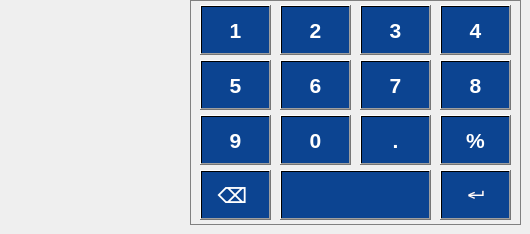
    <widget class="QWidget" name="page">
     <widget class="QFrame" name="frame_2">
      <property name="geometry">
       <rect>
        <x>190</x>
        <y>0</y>
        <width>331</width>
        <height>225</height>
       </rect>
      </property>
      <property name="styleSheet">
       <string notr="true">QFrame
{
border:1px solid gray;
}
</string>
      </property>
      <property name="frameShape">
       <enum>QFrame::StyledPanel</enum>
      </property>
      <property name="frameShadow">
       <enum>QFrame::Raised</enum>
      </property>
      <widget class="QPushButton" name="pushButton_127">
       <property name="geometry">
        <rect>
         <x>90</x>
         <y>115</y>
         <width>71</width>
         <height>50</height>
        </rect>
       </property>
       <property name="font">
        <font>
         <family>Liberation Sans</family>
         <pointsize>16</pointsize>
         <weight>75</weight>
         <bold>true</bold>
        </font>
       </property>
       <property name="styleSheet">
        <string notr="true">QPushButton
{
background: qlineargradient(x1:0, y1:0, x2:1, y2:0, stop: 0 rgb(12, 68, 145), stop: 0.5 rgb(12, 68, 145),  stop:1 rgb(12, 68, 145));
 color: white;}

QPushButton:pressed {
   background: qlineargradient(x1:0, y1:0, x2:1, y2:0, stop: 0 rgb(12, 68, 145), stop: 0.5 rgb(12, 68, 145),  stop:1 rgb(12, 68, 145));
 color: white;
margin-top: 2px;
margin-bottom: -4px;
}

QPushButton::hover{
background-color: qlineargradient(spread:pad, x1:0, y1:0.0913636, x2:0.944, y2:0.392, stop:0.0969388 rgba(22, 123, 200, 255), stop:1 rgba(20, 113, 180, 255));
}</string>
       </property>
       <property name="text">
        <string>0</string>
       </property>
      </widget>
      <widget class="QPushButton" name="pushButton_119">
       <property name="geometry">
        <rect>
         <x>250</x>
         <y>5</y>
         <width>71</width>
         <height>50</height>
        </rect>
       </property>
       <property name="font">
        <font>
         <family>Liberation Sans</family>
         <pointsize>16</pointsize>
         <weight>75</weight>
         <bold>true</bold>
        </font>
       </property>
       <property name="styleSheet">
        <string notr="true">QPushButton
{
background: qlineargradient(x1:0, y1:0, x2:1, y2:0, stop: 0 rgb(12, 68, 145), stop: 0.5 rgb(12, 68, 145),  stop:1 rgb(12, 68, 145));
 color: white;}

QPushButton:pressed {
   background: qlineargradient(x1:0, y1:0, x2:1, y2:0, stop: 0 rgb(12, 68, 145), stop: 0.5 rgb(12, 68, 145),  stop:1 rgb(12, 68, 145));
 color: white;
margin-top: 2px;
margin-bottom: -4px;
}

QPushButton::hover{
background-color: qlineargradient(spread:pad, x1:0, y1:0.0913636, x2:0.944, y2:0.392, stop:0.0969388 rgba(22, 123, 200, 255), stop:1 rgba(20, 113, 180, 255));
}</string>
       </property>
       <property name="text">
        <string>4</string>
       </property>
      </widget>
      <widget class="QPushButton" name="pushButton_126">
       <property name="geometry">
        <rect>
         <x>170</x>
         <y>60</y>
         <width>71</width>
         <height>50</height>
        </rect>
       </property>
       <property name="font">
        <font>
         <family>Liberation Sans</family>
         <pointsize>16</pointsize>
         <weight>75</weight>
         <bold>true</bold>
        </font>
       </property>
       <property name="styleSheet">
        <string notr="true">QPushButton
{
background: qlineargradient(x1:0, y1:0, x2:1, y2:0, stop: 0 rgb(12, 68, 145), stop: 0.5 rgb(12, 68, 145),  stop:1 rgb(12, 68, 145));
 color: white;}

QPushButton:pressed {
   background: qlineargradient(x1:0, y1:0, x2:1, y2:0, stop: 0 rgb(12, 68, 145), stop: 0.5 rgb(12, 68, 145),  stop:1 rgb(12, 68, 145));
 color: white;
margin-top: 2px;
margin-bottom: -4px;
}

QPushButton::hover{
background-color: qlineargradient(spread:pad, x1:0, y1:0.0913636, x2:0.944, y2:0.392, stop:0.0969388 rgba(22, 123, 200, 255), stop:1 rgba(20, 113, 180, 255));
}</string>
       </property>
       <property name="text">
        <string>7</string>
       </property>
      </widget>
      <widget class="QPushButton" name="pushButton_128">
       <property name="geometry">
        <rect>
         <x>250</x>
         <y>170</y>
         <width>71</width>
         <height>50</height>
        </rect>
       </property>
       <property name="font">
        <font>
         <family>Liberation Sans</family>
         <pointsize>16</pointsize>
         <weight>75</weight>
         <bold>true</bold>
        </font>
       </property>
       <property name="styleSheet">
        <string notr="true">QPushButton
{
background: qlineargradient(x1:0, y1:0, x2:1, y2:0, stop: 0 rgb(12, 68, 145), stop: 0.5 rgb(12, 68, 145),  stop:1 rgb(12, 68, 145));
 color: white;}

QPushButton:pressed {
   background: qlineargradient(x1:0, y1:0, x2:1, y2:0, stop: 0 rgb(12, 68, 145), stop: 0.5 rgb(12, 68, 145),  stop:1 rgb(12, 68, 145));
 color: white;
margin-top: 2px;
margin-bottom: -4px;
}

QPushButton::hover{
background-color: qlineargradient(spread:pad, x1:0, y1:0.0913636, x2:0.944, y2:0.392, stop:0.0969388 rgba(22, 123, 200, 255), stop:1 rgba(20, 113, 180, 255));
}</string>
       </property>
       <property name="text">
        <string>↵</string>
       </property>
      </widget>
      <widget class="QPushButton" name="pushButton_118">
       <property name="geometry">
        <rect>
         <x>250</x>
         <y>60</y>
         <width>71</width>
         <height>50</height>
        </rect>
       </property>
       <property name="font">
        <font>
         <family>Liberation Sans</family>
         <pointsize>16</pointsize>
         <weight>75</weight>
         <bold>true</bold>
        </font>
       </property>
       <property name="styleSheet">
        <string notr="true">QPushButton
{
background: qlineargradient(x1:0, y1:0, x2:1, y2:0, stop: 0 rgb(12, 68, 145), stop: 0.5 rgb(12, 68, 145),  stop:1 rgb(12, 68, 145));
 color: white;}

QPushButton:pressed {
   background: qlineargradient(x1:0, y1:0, x2:1, y2:0, stop: 0 rgb(12, 68, 145), stop: 0.5 rgb(12, 68, 145),  stop:1 rgb(12, 68, 145));
 color: white;
margin-top: 2px;
margin-bottom: -4px;
}

QPushButton::hover{
background-color: qlineargradient(spread:pad, x1:0, y1:0.0913636, x2:0.944, y2:0.392, stop:0.0969388 rgba(22, 123, 200, 255), stop:1 rgba(20, 113, 180, 255));
}</string>
       </property>
       <property name="text">
        <string>8</string>
       </property>
      </widget>
      <widget class="QPushButton" name="pushButton_124">
       <property name="geometry">
        <rect>
         <x>10</x>
         <y>115</y>
         <width>71</width>
         <height>50</height>
        </rect>
       </property>
       <property name="font">
        <font>
         <family>Liberation Sans</family>
         <pointsize>16</pointsize>
         <weight>75</weight>
         <bold>true</bold>
        </font>
       </property>
       <property name="styleSheet">
        <string notr="true">QPushButton
{
background: qlineargradient(x1:0, y1:0, x2:1, y2:0, stop: 0 rgb(12, 68, 145), stop: 0.5 rgb(12, 68, 145),  stop:1 rgb(12, 68, 145));
 color: white;}

QPushButton:pressed {
   background: qlineargradient(x1:0, y1:0, x2:1, y2:0, stop: 0 rgb(12, 68, 145), stop: 0.5 rgb(12, 68, 145),  stop:1 rgb(12, 68, 145));
 color: white;
margin-top: 2px;
margin-bottom: -4px;
}

QPushButton::hover{
background-color: qlineargradient(spread:pad, x1:0, y1:0.0913636, x2:0.944, y2:0.392, stop:0.0969388 rgba(22, 123, 200, 255), stop:1 rgba(20, 113, 180, 255));
}</string>
       </property>
       <property name="text">
        <string>9</string>
       </property>
      </widget>
      <widget class="QPushButton" name="pushButton_125">
       <property name="geometry">
        <rect>
         <x>10</x>
         <y>170</y>
         <width>71</width>
         <height>50</height>
        </rect>
       </property>
       <property name="font">
        <font>
         <family>Liberation Sans</family>
         <pointsize>16</pointsize>
         <weight>75</weight>
         <bold>true</bold>
        </font>
       </property>
       <property name="styleSheet">
        <string notr="true">QPushButton
{
background: qlineargradient(x1:0, y1:0, x2:1, y2:0, stop: 0 rgb(12, 68, 145), stop: 0.5 rgb(12, 68, 145),  stop:1 rgb(12, 68, 145));
 color: white;}

QPushButton:pressed {
   background: qlineargradient(x1:0, y1:0, x2:1, y2:0, stop: 0 rgb(12, 68, 145), stop: 0.5 rgb(12, 68, 145),  stop:1 rgb(12, 68, 145));
 color: white;
margin-top: 2px;
margin-bottom: -4px;
}

QPushButton::hover{
background-color: qlineargradient(spread:pad, x1:0, y1:0.0913636, x2:0.944, y2:0.392, stop:0.0969388 rgba(22, 123, 200, 255), stop:1 rgba(20, 113, 180, 255));
}</string>
       </property>
       <property name="text">
        <string>⌫ </string>
       </property>
      </widget>
      <widget class="QPushButton" name="pushButton_129">
       <property name="geometry">
        <rect>
         <x>170</x>
         <y>115</y>
         <width>71</width>
         <height>50</height>
        </rect>
       </property>
       <property name="font">
        <font>
         <family>Liberation Sans</family>
         <pointsize>16</pointsize>
         <weight>75</weight>
         <bold>true</bold>
        </font>
       </property>
       <property name="styleSheet">
        <string notr="true">QPushButton
{
background: qlineargradient(x1:0, y1:0, x2:1, y2:0, stop: 0 rgb(12, 68, 145), stop: 0.5 rgb(12, 68, 145),  stop:1 rgb(12, 68, 145));
 color: white;}

QPushButton:pressed {
   background: qlineargradient(x1:0, y1:0, x2:1, y2:0, stop: 0 rgb(12, 68, 145), stop: 0.5 rgb(12, 68, 145),  stop:1 rgb(12, 68, 145));
margin-top: 2px;
margin-bottom: -4px;
 color: white;
}

QPushButton::hover{
background-color: qlineargradient(spread:pad, x1:0, y1:0.0913636, x2:0.944, y2:0.392, stop:0.0969388 rgba(22, 123, 200, 255), stop:1 rgba(20, 113, 180, 255));
}</string>
       </property>
       <property name="text">
        <string>.</string>
       </property>
      </widget>
      <widget class="QPushButton" name="pushButton_131">
       <property name="geometry">
        <rect>
         <x>90</x>
         <y>170</y>
         <width>151</width>
         <height>50</height>
        </rect>
       </property>
       <property name="font">
        <font>
         <family>Liberation Sans</family>
         <pointsize>16</pointsize>
         <weight>75</weight>
         <bold>true</bold>
        </font>
       </property>
       <property name="styleSheet">
        <string notr="true">QPushButton
{
background: qlineargradient(x1:0, y1:0, x2:1, y2:0, stop: 0 rgb(12, 68, 145), stop: 0.5 rgb(12, 68, 145),  stop:1 rgb(12, 68, 145));
 color: white;}

QPushButton:pressed {
   background: qlineargradient(x1:0, y1:0, x2:1, y2:0, stop: 0 rgb(12, 68, 145), stop: 0.5 rgb(12, 68, 145),  stop:1 rgb(12, 68, 145));
 color: white;
margin-top: 2px;
margin-bottom: -4px;
}

QPushButton::hover{
background-color: qlineargradient(spread:pad, x1:0, y1:0.0913636, x2:0.944, y2:0.392, stop:0.0969388 rgba(22, 123, 200, 255), stop:1 rgba(20, 113, 180, 255));
}</string>
       </property>
       <property name="text">
        <string/>
       </property>
      </widget>
      <widget class="QPushButton" name="pushButton_130">
       <property name="geometry">
        <rect>
         <x>250</x>
         <y>115</y>
         <width>71</width>
         <height>50</height>
        </rect>
       </property>
       <property name="font">
        <font>
         <family>Liberation Sans</family>
         <pointsize>16</pointsize>
         <weight>75</weight>
         <bold>true</bold>
        </font>
       </property>
       <property name="styleSheet">
        <string notr="true">QPushButton
{
background: qlineargradient(x1:0, y1:0, x2:1, y2:0, stop: 0 rgb(12, 68, 145), stop: 0.5 rgb(12, 68, 145),  stop:1 rgb(12, 68, 145));
 color: white;}

QPushButton:pressed {
   background: qlineargradient(x1:0, y1:0, x2:1, y2:0, stop: 0 rgb(12, 68, 145), stop: 0.5 rgb(12, 68, 145),  stop:1 rgb(12, 68, 145));
 color: white;
margin-top: 2px;
margin-bottom: -4px;
}

QPushButton::hover{
background-color: qlineargradient(spread:pad, x1:0, y1:0.0913636, x2:0.944, y2:0.392, stop:0.0969388 rgba(22, 123, 200, 255), stop:1 rgba(20, 113, 180, 255));
}</string>
       </property>
       <property name="text">
        <string>%</string>
       </property>
      </widget>
     </widget>
     <widget class="QPushButton" name="pushButton_120">
      <property name="geometry">
       <rect>
        <x>200</x>
        <y>5</y>
        <width>71</width>
        <height>50</height>
       </rect>
      </property>
      <property name="font">
       <font>
        <family>Liberation Sans</family>
        <pointsize>16</pointsize>
        <weight>75</weight>
        <bold>true</bold>
       </font>
      </property>
      <property name="styleSheet">
       <string notr="true">QPushButton
{
background: qlineargradient(x1:0, y1:0, x2:1, y2:0, stop: 0 rgb(12, 68, 145), stop: 0.5 rgb(12, 68, 145),  stop:1 rgb(12, 68, 145));
 color: white;}

QPushButton:pressed {
   background: qlineargradient(x1:0, y1:0, x2:1, y2:0, stop: 0 rgb(12, 68, 145), stop: 0.5 rgb(12, 68, 145),  stop:1 rgb(12, 68, 145));
 color: white;
margin-top: 2px;
margin-bottom: -4px;
}

QPushButton::hover{
background-color: qlineargradient(spread:pad, x1:0, y1:0.0913636, x2:0.944, y2:0.392, stop:0.0969388 rgba(22, 123, 200, 255), stop:1 rgba(20, 113, 180, 255));
}</string>
      </property>
      <property name="text">
       <string>1</string>
      </property>
     </widget>
     <widget class="QPushButton" name="pushButton_122">
      <property name="geometry">
       <rect>
        <x>280</x>
        <y>60</y>
        <width>71</width>
        <height>50</height>
       </rect>
      </property>
      <property name="font">
       <font>
        <family>Liberation Sans</family>
        <pointsize>16</pointsize>
        <weight>75</weight>
        <bold>true</bold>
       </font>
      </property>
      <property name="styleSheet">
       <string notr="true">QPushButton
{
background: qlineargradient(x1:0, y1:0, x2:1, y2:0, stop: 0 rgb(12, 68, 145), stop: 0.5 rgb(12, 68, 145),  stop:1 rgb(12, 68, 145));
 color: white;}

QPushButton:pressed {
   background: qlineargradient(x1:0, y1:0, x2:1, y2:0, stop: 0 rgb(12, 68, 145), stop: 0.5 rgb(12, 68, 145),  stop:1 rgb(12, 68, 145));
 color: white;
margin-top: 2px;
margin-bottom: -4px;
}

QPushButton::hover{
background-color: qlineargradient(spread:pad, x1:0, y1:0.0913636, x2:0.944, y2:0.392, stop:0.0969388 rgba(22, 123, 200, 255), stop:1 rgba(20, 113, 180, 255));
}</string>
      </property>
      <property name="text">
       <string>6</string>
      </property>
     </widget>
     <widget class="QPushButton" name="pushButton_117">
      <property name="geometry">
       <rect>
        <x>200</x>
        <y>60</y>
        <width>71</width>
        <height>50</height>
       </rect>
      </property>
      <property name="font">
       <font>
        <family>Liberation Sans</family>
        <pointsize>16</pointsize>
        <weight>75</weight>
        <bold>true</bold>
       </font>
      </property>
      <property name="styleSheet">
       <string notr="true">QPushButton
{
background: qlineargradient(x1:0, y1:0, x2:1, y2:0, stop: 0 rgb(12, 68, 145), stop: 0.5 rgb(12, 68, 145),  stop:1 rgb(12, 68, 145));
 color: white;}

QPushButton:pressed {
   background: qlineargradient(x1:0, y1:0, x2:1, y2:0, stop: 0 rgb(12, 68, 145), stop: 0.5 rgb(12, 68, 145),  stop:1 rgb(12, 68, 145));
 color: white;
margin-top: 2px;
margin-bottom: -4px;
}

QPushButton::hover{
background-color: qlineargradient(spread:pad, x1:0, y1:0.0913636, x2:0.944, y2:0.392, stop:0.0969388 rgba(22, 123, 200, 255), stop:1 rgba(20, 113, 180, 255));
}</string>
      </property>
      <property name="text">
       <string>5</string>
      </property>
     </widget>
     <widget class="QPushButton" name="pushButton_123">
      <property name="geometry">
       <rect>
        <x>360</x>
        <y>5</y>
        <width>71</width>
        <height>50</height>
       </rect>
      </property>
      <property name="font">
       <font>
        <family>Liberation Sans</family>
        <pointsize>16</pointsize>
        <weight>75</weight>
        <bold>true</bold>
       </font>
      </property>
      <property name="styleSheet">
       <string notr="true">QPushButton
{
background: qlineargradient(x1:0, y1:0, x2:1, y2:0, stop: 0 rgb(12, 68, 145), stop: 0.5 rgb(12, 68, 145),  stop:1 rgb(12, 68, 145));
 color: white;}

QPushButton:pressed {
   background: qlineargradient(x1:0, y1:0, x2:1, y2:0, stop: 0 rgb(12, 68, 145), stop: 0.5 rgb(12, 68, 145),  stop:1 rgb(12, 68, 145));
 color: white;
margin-top: 2px;
margin-bottom: -4px;
}

QPushButton::hover{
background-color: qlineargradient(spread:pad, x1:0, y1:0.0913636, x2:0.944, y2:0.392, stop:0.0969388 rgba(22, 123, 200, 255), stop:1 rgba(20, 113, 180, 255));
}</string>
      </property>
      <property name="text">
       <string>3</string>
      </property>
     </widget>
     <widget class="QPushButton" name="pushButton_121">
      <property name="geometry">
       <rect>
        <x>280</x>
        <y>5</y>
        <width>71</width>
        <height>50</height>
       </rect>
      </property>
      <property name="font">
       <font>
        <family>Liberation Sans</family>
        <pointsize>16</pointsize>
        <weight>75</weight>
        <bold>true</bold>
       </font>
      </property>
      <property name="styleSheet">
       <string notr="true">QPushButton
{
background: qlineargradient(x1:0, y1:0, x2:1, y2:0, stop: 0 rgb(12, 68, 145), stop: 0.5 rgb(12, 68, 145),  stop:1 rgb(12, 68, 145));
 color: white;}

QPushButton:pressed {
   background: qlineargradient(x1:0, y1:0, x2:1, y2:0, stop: 0 rgb(12, 68, 145), stop: 0.5 rgb(12, 68, 145),  stop:1 rgb(12, 68, 145));
 color: white;
margin-top: 2px;
margin-bottom: -4px;
}

QPushButton::hover{
background-color: qlineargradient(spread:pad, x1:0, y1:0.0913636, x2:0.944, y2:0.392, stop:0.0969388 rgba(22, 123, 200, 255), stop:1 rgba(20, 113, 180, 255));
}</string>
      </property>
      <property name="text">
       <string>2</string>
      </property>
     </widget>
    </widget>
